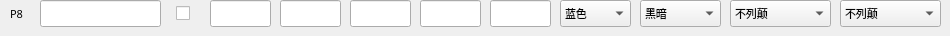
          <widget class="QWidget" name="widget_P8" native="true">
           <property name="sizePolicy">
            <sizepolicy hsizetype="Preferred" vsizetype="Fixed">
             <horstretch>0</horstretch>
             <verstretch>0</verstretch>
            </sizepolicy>
           </property>
           <property name="minimumSize">
            <size>
             <width>0</width>
             <height>30</height>
            </size>
           </property>
           <widget class="QCheckBox" name="check_P8_IsHuman">
            <property name="geometry">
             <rect>
              <x>176</x>
              <y>2</y>
              <width>21</width>
              <height>22</height>
             </rect>
            </property>
            <property name="font">
             <font>
              <family>微软雅黑</family>
              <pointsize>8</pointsize>
             </font>
            </property>
            <property name="text">
             <string/>
            </property>
           </widget>
           <widget class="QComboBox" name="combo_P8_StartAge">
            <property name="geometry">
             <rect>
              <x>640</x>
              <y>0</y>
              <width>81</width>
              <height>27</height>
             </rect>
            </property>
            <property name="font">
             <font>
              <family>微软雅黑</family>
              <pointsize>8</pointsize>
             </font>
            </property>
            <property name="currentIndex">
             <number>0</number>
            </property>
            <item>
             <property name="text">
              <string>黑暗</string>
             </property>
            </item>
            <item>
             <property name="text">
              <string>封建</string>
             </property>
            </item>
            <item>
             <property name="text">
              <string>城堡</string>
             </property>
            </item>
            <item>
             <property name="text">
              <string>帝王</string>
             </property>
            </item>
            <item>
             <property name="text">
              <string>后帝王</string>
             </property>
            </item>
           </widget>
           <widget class="QComboBox" name="combo_P8_Color">
            <property name="geometry">
             <rect>
              <x>560</x>
              <y>0</y>
              <width>71</width>
              <height>27</height>
             </rect>
            </property>
            <property name="font">
             <font>
              <family>微软雅黑</family>
              <pointsize>8</pointsize>
             </font>
            </property>
            <item>
             <property name="text">
              <string>蓝色</string>
             </property>
            </item>
            <item>
             <property name="text">
              <string>红色</string>
             </property>
            </item>
            <item>
             <property name="text">
              <string>绿色</string>
             </property>
            </item>
            <item>
             <property name="text">
              <string>黄色</string>
             </property>
            </item>
            <item>
             <property name="text">
              <string>青色</string>
             </property>
            </item>
            <item>
             <property name="text">
              <string>紫色</string>
             </property>
            </item>
            <item>
             <property name="text">
              <string>灰色</string>
             </property>
            </item>
            <item>
             <property name="text">
              <string>橙色</string>
             </property>
            </item>
           </widget>
           <widget class="QLineEdit" name="edit_P8_Stone">
            <property name="geometry">
             <rect>
              <x>420</x>
              <y>0</y>
              <width>61</width>
              <height>27</height>
             </rect>
            </property>
            <property name="font">
             <font>
              <family>微软雅黑</family>
              <pointsize>8</pointsize>
             </font>
            </property>
            <property name="text">
             <string/>
            </property>
           </widget>
           <widget class="QLineEdit" name="edit_P8_Food">
            <property name="geometry">
             <rect>
              <x>210</x>
              <y>0</y>
              <width>61</width>
              <height>27</height>
             </rect>
            </property>
            <property name="font">
             <font>
              <family>微软雅黑</family>
              <pointsize>8</pointsize>
             </font>
            </property>
            <property name="text">
             <string/>
            </property>
           </widget>
           <widget class="QLineEdit" name="edit_P8_PopLimit">
            <property name="geometry">
             <rect>
              <x>490</x>
              <y>0</y>
              <width>61</width>
              <height>27</height>
             </rect>
            </property>
            <property name="font">
             <font>
              <family>微软雅黑</family>
              <pointsize>8</pointsize>
             </font>
            </property>
            <property name="text">
             <string/>
            </property>
           </widget>
           <widget class="QLineEdit" name="edit_P8_Wood">
            <property name="geometry">
             <rect>
              <x>280</x>
              <y>0</y>
              <width>61</width>
              <height>27</height>
             </rect>
            </property>
            <property name="font">
             <font>
              <family>微软雅黑</family>
              <pointsize>8</pointsize>
             </font>
            </property>
            <property name="text">
             <string/>
            </property>
           </widget>
           <widget class="QLineEdit" name="edit_P8_Name">
            <property name="geometry">
             <rect>
              <x>40</x>
              <y>0</y>
              <width>121</width>
              <height>27</height>
             </rect>
            </property>
            <property name="font">
             <font>
              <family>微软雅黑</family>
              <pointsize>8</pointsize>
             </font>
            </property>
            <property name="text">
             <string/>
            </property>
           </widget>
           <widget class="QLabel" name="label_P8">
            <property name="geometry">
             <rect>
              <x>10</x>
              <y>0</y>
              <width>26</width>
              <height>27</height>
             </rect>
            </property>
            <property name="font">
             <font>
              <family>微软雅黑</family>
              <pointsize>8</pointsize>
             </font>
            </property>
            <property name="text">
             <string>P8</string>
            </property>
           </widget>
           <widget class="QComboBox" name="combo_P8_Civ">
            <property name="geometry">
             <rect>
              <x>730</x>
              <y>0</y>
              <width>101</width>
              <height>27</height>
             </rect>
            </property>
            <property name="font">
             <font>
              <family>微软雅黑</family>
              <pointsize>8</pointsize>
             </font>
            </property>
            <item>
             <property name="text">
              <string>不列颠</string>
             </property>
            </item>
            <item>
             <property name="text">
              <string>法兰克</string>
             </property>
            </item>
            <item>
             <property name="text">
              <string>哥特</string>
             </property>
            </item>
            <item>
             <property name="text">
              <string>条顿</string>
             </property>
            </item>
            <item>
             <property name="text">
              <string>日本</string>
             </property>
            </item>
            <item>
             <property name="text">
              <string>中国</string>
             </property>
            </item>
            <item>
             <property name="text">
              <string>拜占庭</string>
             </property>
            </item>
            <item>
             <property name="text">
              <string>波斯</string>
             </property>
            </item>
            <item>
             <property name="text">
              <string>萨拉森</string>
             </property>
            </item>
            <item>
             <property name="text">
              <string>土耳其</string>
             </property>
            </item>
            <item>
             <property name="text">
              <string>维京</string>
             </property>
            </item>
            <item>
             <property name="text">
              <string>蒙古</string>
             </property>
            </item>
            <item>
             <property name="text">
              <string>凯尔特</string>
             </property>
            </item>
            <item>
             <property name="text">
              <string>西班牙</string>
             </property>
            </item>
            <item>
             <property name="text">
              <string>阿兹特克</string>
             </property>
            </item>
            <item>
             <property name="text">
              <string>玛雅</string>
             </property>
            </item>
            <item>
             <property name="text">
              <string>匈奴</string>
             </property>
            </item>
            <item>
             <property name="text">
              <string>高丽</string>
             </property>
            </item>
            <item>
             <property name="text">
              <string>意大利</string>
             </property>
            </item>
            <item>
             <property name="text">
              <string>印度</string>
             </property>
            </item>
            <item>
             <property name="text">
              <string>印加</string>
             </property>
            </item>
            <item>
             <property name="text">
              <string>马扎尔</string>
             </property>
            </item>
            <item>
             <property name="text">
              <string>斯拉夫</string>
             </property>
            </item>
            <item>
             <property name="text">
              <string>葡萄牙</string>
             </property>
            </item>
            <item>
             <property name="text">
              <string>埃塞俄比亚</string>
             </property>
            </item>
            <item>
             <property name="text">
              <string>马里</string>
             </property>
            </item>
            <item>
             <property name="text">
              <string>柏柏尔</string>
             </property>
            </item>
            <item>
             <property name="text">
              <string>高棉</string>
             </property>
            </item>
            <item>
             <property name="text">
              <string>马来</string>
             </property>
            </item>
            <item>
             <property name="text">
              <string>缅甸</string>
             </property>
            </item>
            <item>
             <property name="text">
              <string>越南</string>
             </property>
            </item>
            <item>
             <property name="text">
              <string>保加利亚</string>
             </property>
            </item>
            <item>
             <property name="text">
              <string>鞑靼</string>
             </property>
            </item>
            <item>
             <property name="text">
              <string>库曼</string>
             </property>
            </item>
            <item>
             <property name="text">
              <string>立陶宛</string>
             </property>
            </item>
            <item>
             <property name="text">
              <string>勃艮第</string>
             </property>
            </item>
            <item>
             <property name="text">
              <string>西西里</string>
             </property>
            </item>
           </widget>
           <widget class="QLineEdit" name="edit_P8_Gold">
            <property name="geometry">
             <rect>
              <x>350</x>
              <y>0</y>
              <width>61</width>
              <height>27</height>
             </rect>
            </property>
            <property name="font">
             <font>
              <family>微软雅黑</family>
              <pointsize>8</pointsize>
             </font>
            </property>
            <property name="text">
             <string/>
            </property>
           </widget>
           <widget class="QComboBox" name="combo_P8_CivGraphic">
            <property name="geometry">
             <rect>
              <x>840</x>
              <y>0</y>
              <width>101</width>
              <height>27</height>
             </rect>
            </property>
            <property name="font">
             <font>
              <family>微软雅黑</family>
              <pointsize>8</pointsize>
             </font>
            </property>
            <item>
             <property name="text">
              <string>不列颠</string>
             </property>
            </item>
            <item>
             <property name="text">
              <string>法兰克</string>
             </property>
            </item>
            <item>
             <property name="text">
              <string>哥特</string>
             </property>
            </item>
            <item>
             <property name="text">
              <string>条顿</string>
             </property>
            </item>
            <item>
             <property name="text">
              <string>日本</string>
             </property>
            </item>
            <item>
             <property name="text">
              <string>中国</string>
             </property>
            </item>
            <item>
             <property name="text">
              <string>拜占庭</string>
             </property>
            </item>
            <item>
             <property name="text">
              <string>波斯</string>
             </property>
            </item>
            <item>
             <property name="text">
              <string>萨拉森</string>
             </property>
            </item>
            <item>
             <property name="text">
              <string>土耳其</string>
             </property>
            </item>
            <item>
             <property name="text">
              <string>维京</string>
             </property>
            </item>
            <item>
             <property name="text">
              <string>蒙古</string>
             </property>
            </item>
            <item>
             <property name="text">
              <string>凯尔特</string>
             </property>
            </item>
            <item>
             <property name="text">
              <string>西班牙</string>
             </property>
            </item>
            <item>
             <property name="text">
              <string>阿兹特克</string>
             </property>
            </item>
            <item>
             <property name="text">
              <string>玛雅</string>
             </property>
            </item>
            <item>
             <property name="text">
              <string>匈奴</string>
             </property>
            </item>
            <item>
             <property name="text">
              <string>高丽</string>
             </property>
            </item>
            <item>
             <property name="text">
              <string>意大利</string>
             </property>
            </item>
            <item>
             <property name="text">
              <string>印度</string>
             </property>
            </item>
            <item>
             <property name="text">
              <string>印加</string>
             </property>
            </item>
            <item>
             <property name="text">
              <string>马扎尔</string>
             </property>
            </item>
            <item>
             <property name="text">
              <string>斯拉夫</string>
             </property>
            </item>
            <item>
             <property name="text">
              <string>葡萄牙</string>
             </property>
            </item>
            <item>
             <property name="text">
              <string>埃塞俄比亚</string>
             </property>
            </item>
            <item>
             <property name="text">
              <string>马里</string>
             </property>
            </item>
            <item>
             <property name="text">
              <string>柏柏尔</string>
             </property>
            </item>
            <item>
             <property name="text">
              <string>高棉</string>
             </property>
            </item>
            <item>
             <property name="text">
              <string>马来</string>
             </property>
            </item>
            <item>
             <property name="text">
              <string>缅甸</string>
             </property>
            </item>
            <item>
             <property name="text">
              <string>越南</string>
             </property>
            </item>
            <item>
             <property name="text">
              <string>保加利亚</string>
             </property>
            </item>
            <item>
             <property name="text">
              <string>鞑靼</string>
             </property>
            </item>
            <item>
             <property name="text">
              <string>库曼</string>
             </property>
            </item>
            <item>
             <property name="text">
              <string>立陶宛</string>
             </property>
            </item>
            <item>
             <property name="text">
              <string>勃艮第</string>
             </property>
            </item>
            <item>
             <property name="text">
              <string>西西里</string>
             </property>
            </item>
           </widget>
          </widget>
